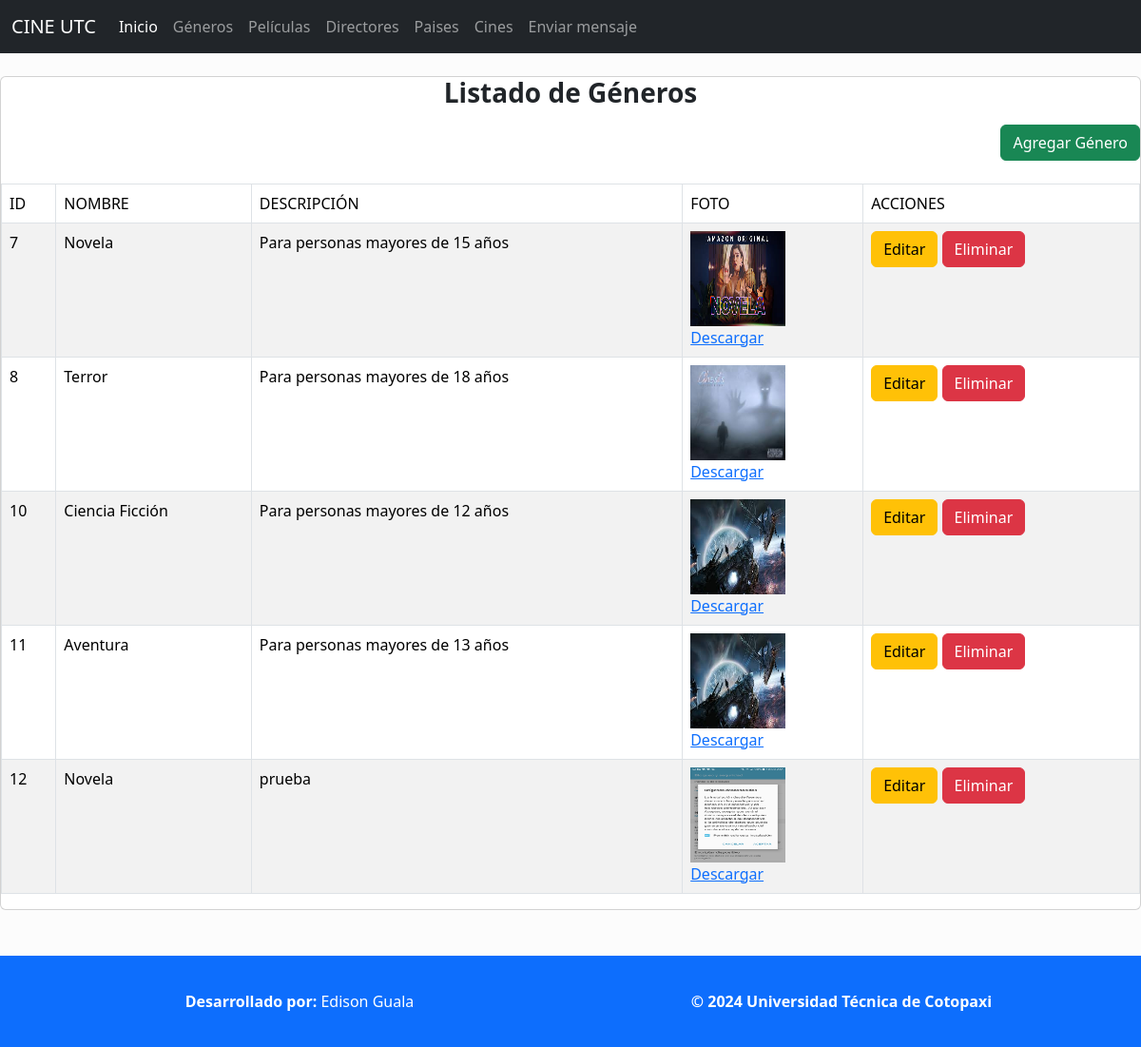
The page /listadoGeneros/ on the database its author committed.
### Aplicaciones/Cartelera/models.py (models this page shows, shortened)
class Genero(models.Model):
    id=models.AutoField(primary_key=True)
    nombre=models.CharField(max_length=25)
    descripcion=models.CharField(max_length=150, default='')
    foto=models.FileField(upload_to='generos',null=True,blank=True) # para añadir un campo de tipo archivo

### Aplicaciones/Cartelera/views.py (the view)
# urls.py: path('listadoGeneros/', views.ListadoGeneros, name='listadoGeneros'),
def ListadoGeneros(request):
    generos=Genero.objects.all()
    return render(request,"listadoGeneros.html", {'generos': generos})

### Aplicaciones/Cartelera/templates/listadoGeneros.html (shortened to what this page needs)
{% extends "./plantilla.html" %}
{% block body %}
<br>
<div class="card">
    <div class="card-title text-center">
        <h3><b>Listado de Géneros</b></h3>
    </div>
    <div class="text-end">
        <a href="{% url 'nuevoGenero' %}" class="btn btn-success">Agregar Género</a>
    </div>
    <br>
    <table class="table table-bordered table-striped table-hover" id="tbl-generos">
        <thead>
            <tr>
                <td>ID</td>
                <td>NOMBRE</td>
                <td>DESCRIPCIÓN</td>
                <td>FOTO</td>
                <td>ACCIONES</td>
            </tr>
        </thead>
        <tbody>
            {% for generoTemporal in generos %}
            <tr>
                <td>{{generoTemporal.id}}</td>
                <td>{{generoTemporal.nombre}}</td>
                <td>{{generoTemporal.descripcion}}</td>
                <td>
                    {% if generoTemporal.foto %}
                    <a href="{{generoTemporal.foto.url}}" target="_blank">
                    <img src="{{generoTemporal.foto.url}}" alt=""
                    height="100px" width="100px">
                    </a><br>
                    <a download href="{{generoTemporal.foto.url}}">
                        Descargar
                    </a>
                    {% else %}
                    <span>No hay foto disponible</span>
                    {% endif %}
                </td>
                <td>
                    <a href="{% url 'editarGenero' generoTemporal.id %}" class="btn btn-warning">Editar</a>
                    <a href="{% url 'eliminarGenero' generoTemporal.id %}" onclick="return confirm('Estas seguro?');" class="btn btn-danger">Eliminar</a>
                </td>
            </tr>
            {% endfor %}
        </tbody>
    </table>
</div>
{% endblock %}

### Aplicaciones/Cartelera/templates/plantilla.html (shortened to what this page needs)
{% load static %}
<!DOCTYPE html>
<html lang="es">
<head>
    <link rel="stylesheet" href="https://cdn.jsdelivr.net/npm/bootstrap@5.3.2/dist/css/bootstrap.min.css"
>
    <link rel="stylesheet" href="//cdn.datatables.net/2.0.8/css/dataTables.dataTables.min.css">
    <link rel="stylesheet" href="https://cdnjs.cloudflare.com/ajax/libs/font-awesome/6.5.2/css/all.min.css" />
    <link rel="stylesheet" href="https://cdn.jsdelivr.net/gh/kartik-v/bootstrap-fileinput@5.5.0/css/fileinput.min.css">
</head>
<body style="background-color: #fcfcfc;">
    <nav class="navbar navbar-expand-lg navbar-dark bg-dark">
        <div class="container-fluid">
            <a class="navbar-brand" href="/home/">CINE UTC</a>
            <div class="collapse navbar-collapse" id="navbarSupportedContent">
                <ul class="navbar-nav me-auto mb-2 mb-lg-0">
                    <li class="nav-item">
                        <a class="nav-link active" aria-current="page" href="/home/">Inicio</a>
                    </li>
                    <li class="nav-item">
                        <a class="nav-link" href="{% url 'listadoGeneros' %}">Géneros</a>
                    </li>
                    <li class="nav-item">
                        <a class="nav-link" href="{% url 'gestionPeliculas' %}">Películas</a>
                    </li>
                    <li class="nav-item">
                        <a class="nav-link" href="{% url 'gestionDirectores' %}">Directores</a>
                    </li>
                    <li class="nav-item">
                        <a class="nav-link" href="{% url 'listadoPaises' %}">Paises</a>
                    </li>
                    <li class="nav-item">
                        <a class="nav-link" href="{% url 'gestionCines' %}">Cines</a>
                    </li>
                    <li class="nav-item">
                        <a class="nav-link" href="{% url 'correo' %}">Enviar mensaje</a>
                    </li>
                </ul>
            </div>
        </div>
    </nav>
    {% block body %}
    {% endblock %}
    <footer class="footer mt-5 py-3 bg-primary text-white">
        <div class="container" style="padding-top: 20px; padding-bottom: 20px;">
            <div class="row">
                <div class="col-md-6">
                    <p class="text-center mb-0"><b>Desarrollado por:</b> Edison Guala</p>
                </div>
                <div class="col-md-6">
                    <p class="text-center mb-0"><b>© 2024 Universidad Técnica de Cotopaxi</b></p>
                </div>
            </div>
        </div>
      </footer>
</body>
</html>

### rows shown on the page
Genero: id "7", nombre "Novela", descripcion "Para personas mayores de 15 años", foto (picture)
Genero: id "8", nombre "Terror", descripcion "Para personas mayores de 18 años", foto (picture)
Genero: id "10", nombre "Ciencia Ficción", descripcion "Para personas mayores de 12 años", foto (picture)
Genero: id "11", nombre "Aventura", descripcion "Para personas mayores de 13 años", foto (picture)
Genero: id "12", nombre "Novela", descripcion "prueba", foto (picture)
